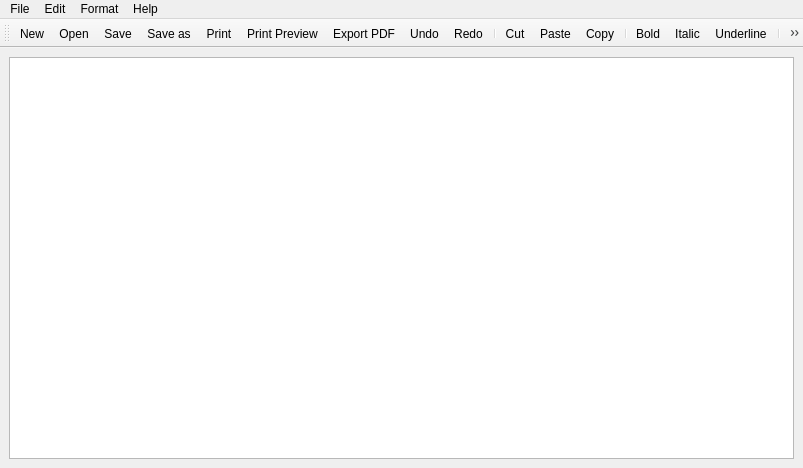
<?xml version="1.0" encoding="UTF-8"?>
<ui version="4.0">
 <class>MainWindow</class>
 <widget class="QMainWindow" name="MainWindow">
  <property name="geometry">
   <rect>
    <x>0</x>
    <y>0</y>
    <width>803</width>
    <height>468</height>
   </rect>
  </property>
  <property name="windowTitle">
   <string>Simple Notepad Application</string>
  </property>
  <property name="windowIcon">
   <iconset resource="res.qrc">
    <normaloff>:/images/nodepad.png</normaloff>:/images/nodepad.png</iconset>
  </property>
  <widget class="QWidget" name="centralwidget">
   <layout class="QHBoxLayout" name="horizontalLayout">
    <item>
     <widget class="QTextEdit" name="textEdit"/>
    </item>
   </layout>
  </widget>
  <widget class="QMenuBar" name="menubar">
   <property name="geometry">
    <rect>
     <x>0</x>
     <y>0</y>
     <width>803</width>
     <height>22</height>
    </rect>
   </property>
   <widget class="QMenu" name="menuFile">
    <property name="title">
     <string>File</string>
    </property>
    <addaction name="actionNew"/>
    <addaction name="actionOpen"/>
    <addaction name="actionSave"/>
    <addaction name="actionSave_as"/>
    <addaction name="separator"/>
    <addaction name="actionPrint"/>
    <addaction name="actionPrint_Preview"/>
    <addaction name="actionExport_PDF"/>
    <addaction name="separator"/>
    <addaction name="actionExit"/>
   </widget>
   <widget class="QMenu" name="menuEdit">
    <property name="title">
     <string>Edit</string>
    </property>
    <addaction name="actionUndo"/>
    <addaction name="actionRedo"/>
    <addaction name="separator"/>
    <addaction name="actionCut"/>
    <addaction name="actionCopy"/>
    <addaction name="actionPaste"/>
   </widget>
   <widget class="QMenu" name="menuFormat">
    <property name="title">
     <string>Format</string>
    </property>
    <addaction name="actionBold"/>
    <addaction name="actionItalic"/>
    <addaction name="actionUnderline"/>
    <addaction name="separator"/>
    <addaction name="actionLeft"/>
    <addaction name="actionRight"/>
    <addaction name="actionCenter"/>
    <addaction name="actionJustify"/>
    <addaction name="separator"/>
    <addaction name="actionFont"/>
    <addaction name="actionColor"/>
   </widget>
   <widget class="QMenu" name="menuHelp">
    <property name="title">
     <string>Help</string>
    </property>
    <addaction name="actionAbout"/>
   </widget>
   <addaction name="menuFile"/>
   <addaction name="menuEdit"/>
   <addaction name="menuFormat"/>
   <addaction name="menuHelp"/>
  </widget>
  <widget class="QToolBar" name="toolBar">
   <property name="windowTitle">
    <string>toolBar</string>
   </property>
   <attribute name="toolBarArea">
    <enum>TopToolBarArea</enum>
   </attribute>
   <attribute name="toolBarBreak">
    <bool>false</bool>
   </attribute>
   <addaction name="actionNew"/>
   <addaction name="actionOpen"/>
   <addaction name="actionSave"/>
   <addaction name="actionSave_as"/>
   <addaction name="actionPrint"/>
   <addaction name="actionPrint_Preview"/>
   <addaction name="actionExport_PDF"/>
   <addaction name="actionUndo"/>
   <addaction name="actionRedo"/>
   <addaction name="separator"/>
   <addaction name="actionCut"/>
   <addaction name="actionPaste"/>
   <addaction name="actionCopy"/>
   <addaction name="separator"/>
   <addaction name="actionBold"/>
   <addaction name="actionItalic"/>
   <addaction name="actionUnderline"/>
   <addaction name="separator"/>
   <addaction name="actionLeft"/>
   <addaction name="actionRight"/>
   <addaction name="actionCenter"/>
   <addaction name="actionJustify"/>
   <addaction name="separator"/>
   <addaction name="actionFont"/>
   <addaction name="actionColor"/>
  </widget>
  <action name="actionNew">
   <property name="icon">
    <iconset resource="res.qrc">
     <normaloff>:/images/new.png</normaloff>:/images/new.png</iconset>
   </property>
   <property name="text">
    <string>New</string>
   </property>
   <property name="shortcut">
    <string>Ctrl+N</string>
   </property>
  </action>
  <action name="actionOpen">
   <property name="icon">
    <iconset resource="res.qrc">
     <normaloff>:/images/open.png</normaloff>:/images/open.png</iconset>
   </property>
   <property name="text">
    <string>Open</string>
   </property>
   <property name="shortcut">
    <string>Ctrl+O</string>
   </property>
  </action>
  <action name="actionSave">
   <property name="icon">
    <iconset resource="res.qrc">
     <normaloff>:/images/save.png</normaloff>:/images/save.png</iconset>
   </property>
   <property name="text">
    <string>Save</string>
   </property>
   <property name="shortcut">
    <string>Ctrl+S</string>
   </property>
  </action>
  <action name="actionSave_as">
   <property name="icon">
    <iconset resource="res.qrc">
     <normaloff>:/images/save.png</normaloff>:/images/save.png</iconset>
   </property>
   <property name="text">
    <string>Save as</string>
   </property>
  </action>
  <action name="actionPrint">
   <property name="icon">
    <iconset resource="res.qrc">
     <normaloff>:/images/print.png</normaloff>:/images/print.png</iconset>
   </property>
   <property name="text">
    <string>Print</string>
   </property>
   <property name="shortcut">
    <string>Ctrl+P</string>
   </property>
  </action>
  <action name="actionPrint_Preview">
   <property name="icon">
    <iconset resource="res.qrc">
     <normaloff>:/images/printprev.png</normaloff>:/images/printprev.png</iconset>
   </property>
   <property name="text">
    <string>Print Preview</string>
   </property>
   <property name="shortcut">
    <string>Ctrl+Shift+P</string>
   </property>
  </action>
  <action name="actionExport_PDF">
   <property name="icon">
    <iconset resource="res.qrc">
     <normaloff>:/images/pdf.png</normaloff>:/images/pdf.png</iconset>
   </property>
   <property name="text">
    <string>Export PDF</string>
   </property>
   <property name="shortcut">
    <string>Ctrl+Shift+E</string>
   </property>
  </action>
  <action name="actionExit">
   <property name="icon">
    <iconset resource="res.qrc">
     <normaloff>:/images/exit.png</normaloff>:/images/exit.png</iconset>
   </property>
   <property name="text">
    <string>Exit</string>
   </property>
  </action>
  <action name="actionUndo">
   <property name="icon">
    <iconset resource="res.qrc">
     <normaloff>:/images/undo.png</normaloff>:/images/undo.png</iconset>
   </property>
   <property name="text">
    <string>Undo</string>
   </property>
   <property name="shortcut">
    <string>Ctrl+U</string>
   </property>
  </action>
  <action name="actionRedo">
   <property name="icon">
    <iconset resource="res.qrc">
     <normaloff>:/images/redo.png</normaloff>:/images/redo.png</iconset>
   </property>
   <property name="text">
    <string>Redo</string>
   </property>
   <property name="shortcut">
    <string>Ctrl+R</string>
   </property>
  </action>
  <action name="actionCut">
   <property name="icon">
    <iconset resource="res.qrc">
     <normaloff>:/images/cut.png</normaloff>:/images/cut.png</iconset>
   </property>
   <property name="text">
    <string>Cut</string>
   </property>
   <property name="shortcut">
    <string>Ctrl+X</string>
   </property>
  </action>
  <action name="actionCopy">
   <property name="icon">
    <iconset resource="res.qrc">
     <normaloff>:/images/copy.png</normaloff>:/images/copy.png</iconset>
   </property>
   <property name="text">
    <string>Copy</string>
   </property>
   <property name="shortcut">
    <string>Ctrl+C</string>
   </property>
  </action>
  <action name="actionPaste">
   <property name="icon">
    <iconset resource="res.qrc">
     <normaloff>:/images/paste.png</normaloff>:/images/paste.png</iconset>
   </property>
   <property name="text">
    <string>Paste</string>
   </property>
   <property name="shortcut">
    <string>Ctrl+V</string>
   </property>
  </action>
  <action name="actionBold">
   <property name="icon">
    <iconset resource="res.qrc">
     <normaloff>:/images/bold.png</normaloff>:/images/bold.png</iconset>
   </property>
   <property name="text">
    <string>Bold</string>
   </property>
   <property name="shortcut">
    <string>Ctrl+B</string>
   </property>
  </action>
  <action name="actionItalic">
   <property name="icon">
    <iconset resource="res.qrc">
     <normaloff>:/images/italic.png</normaloff>:/images/italic.png</iconset>
   </property>
   <property name="text">
    <string>Italic</string>
   </property>
   <property name="shortcut">
    <string>Ctrl+I</string>
   </property>
  </action>
  <action name="actionUnderline">
   <property name="icon">
    <iconset resource="res.qrc">
     <normaloff>:/images/underline.png</normaloff>:/images/underline.png</iconset>
   </property>
   <property name="text">
    <string>Underline</string>
   </property>
  </action>
  <action name="actionLeft">
   <property name="icon">
    <iconset resource="res.qrc">
     <normaloff>:/images/left.png</normaloff>:/images/left.png</iconset>
   </property>
   <property name="text">
    <string>Left</string>
   </property>
   <property name="shortcut">
    <string>Ctrl+L</string>
   </property>
  </action>
  <action name="actionRight">
   <property name="icon">
    <iconset resource="res.qrc">
     <normaloff>:/images/right.png</normaloff>:/images/right.png</iconset>
   </property>
   <property name="text">
    <string>Right</string>
   </property>
  </action>
  <action name="actionCenter">
   <property name="icon">
    <iconset resource="res.qrc">
     <normaloff>:/images/center.png</normaloff>:/images/center.png</iconset>
   </property>
   <property name="text">
    <string>Center</string>
   </property>
  </action>
  <action name="actionJustify">
   <property name="icon">
    <iconset resource="res.qrc">
     <normaloff>:/images/justify.png</normaloff>:/images/justify.png</iconset>
   </property>
   <property name="text">
    <string>Justify</string>
   </property>
  </action>
  <action name="actionFont">
   <property name="icon">
    <iconset resource="res.qrc">
     <normaloff>:/images/font.png</normaloff>:/images/font.png</iconset>
   </property>
   <property name="text">
    <string>Font</string>
   </property>
  </action>
  <action name="actionColor">
   <property name="icon">
    <iconset resource="res.qrc">
     <normaloff>:/images/color.png</normaloff>:/images/color.png</iconset>
   </property>
   <property name="text">
    <string>Color</string>
   </property>
  </action>
  <action name="actionAbout">
   <property name="icon">
    <iconset resource="res.qrc">
     <normaloff>:/images/about.png</normaloff>:/images/about.png</iconset>
   </property>
   <property name="text">
    <string>About</string>
   </property>
  </action>
 </widget>
 <resources>
  <include location="res.qrc"/>
 </resources>
 <connections/>
</ui>
